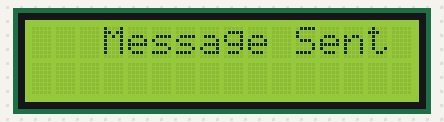
The sketch below on a simulated ESP32. On the bench: 16×2 character LCD. WiFi joins after 1.5 s; servers stay silent unless stated; no MQTT or app messages arrive unless stated; what the sketch prints to the serial monitor is not drawn.

Above: at 2.2 s.

Measured:
- what the display in image 0 shows lasts 1.0 s, from 2.1 s to 3.1 s

The sketch:

Publish.ino
```cpp
 //Incluindo bibliotecas
 #include <WiFi.h>
 #include <PubSubClient.h>
 #include <Wire.h>
 #include <LiquidCrystal_I2C.h>


 //////////////////////////////

 //    WIFI - MQTT SETUP     //

 //////////////////////////////


 //Credenciais da rede Wi-Fi para que o ESP32 consiga se conectar
 const char* ssid = "Wi-Fi"; //Nome da rede
 const char* password = "Password"; //Senha da rede
 WiFiClient espClient;


 //Credenciais do MQTT para que o ESP32 consiga criar e publicar mensagens no topico
 const char* mqtt_server = "MQTT Server"; //Servidor MQTT, pode ser um Broker online, mas nesse caso escolhemos Local Host
 const char* inTopic = "location/esp"; //Topico em que a mensagem sera publicada
 const char* clientName = "esp_2"; //Identificacao do ESP32 que sera conectado
 const char* mac = "Mac Address"; //Mensagem que sera publicada, nesse caso escolhemos enviar o MAC do ESP32 para identificar o dispositivo

 PubSubClient client(espClient);

 // I2C
 LiquidCrystal_I2C lcd(0x27,16,2); //Adicao do Display para que vai mostrar a mensagem
 //////////////////////////////

 //          FUNCOES         //

 //////////////////////////////

//Funcao que conecta ao Wi-Fi
 void WiFiConnect() {

   Serial.print("Connecting to "); //Printa essa mensagem enquanto esta tentando conexao
   Serial.println(ssid);

   WiFi.mode(WIFI_STA);
   WiFi.begin(ssid, password); //Insere o nome e a senha da rede

   while (WiFi.status() != WL_CONNECTED) { //Enquanto o Wi-Fi nao estiver conectado ficara printando "."
     delay(500);
     Serial.print(".");
   }

   Serial.println("");
   Serial.println("WiFi connected"); //Ao conectar printara essa mensagem
   Serial.println("IP address: "); //E printara o endereco de IPs
   Serial.println(WiFi.localIP()); //Printando o endereco de IP

 }

//Funcao que conecta ao MQTT
 void MQTTReconnect() {

   while(!client.connected()) {

     delay(500);
     Serial.println("Attempting MQTT reconnection"); //Printa essa mensagem enquanto esta tentando conexao

     if (client.connect(clientName)) {
       Serial.println("Connected to MQTT was successful"); //Ao conectar printara essa mensagem
     }
     else {  //Se a conexao falhar printara essas mensagens
         Serial.print("failed, rc=");
         Serial.print(client.state());
         Serial.println(" try again in 5 seconds");
         delay(5000);
      }
   }
 }

//Roda todas as configuracoes de ambiente
 void setup() {

   Serial.begin(115200);
   Wire.begin(21, 22);
   lcd.begin();
   lcd.backlight();

   WiFiConnect();
   client.setServer(mqtt_server, 1883); //Tenta conectar no servidor usando a porta MQTT
   Serial.println("Connected to MQTT");

 }

 void loop() {

   if (!client.connected()) {
     MQTTReconnect();
   }
   client.publish(inTopic, mac);//Publica o MAC no topico criado
   lcd.setCursor(3,0);
   lcd.print("Message Sent");//Printa a imagem no display
   Serial.println("Message Sent");//Sinaliza que a mensagem ja foi enviada
   delay(1000);
   lcd.clear();//Limpa o display
   client.loop();
 }
```
